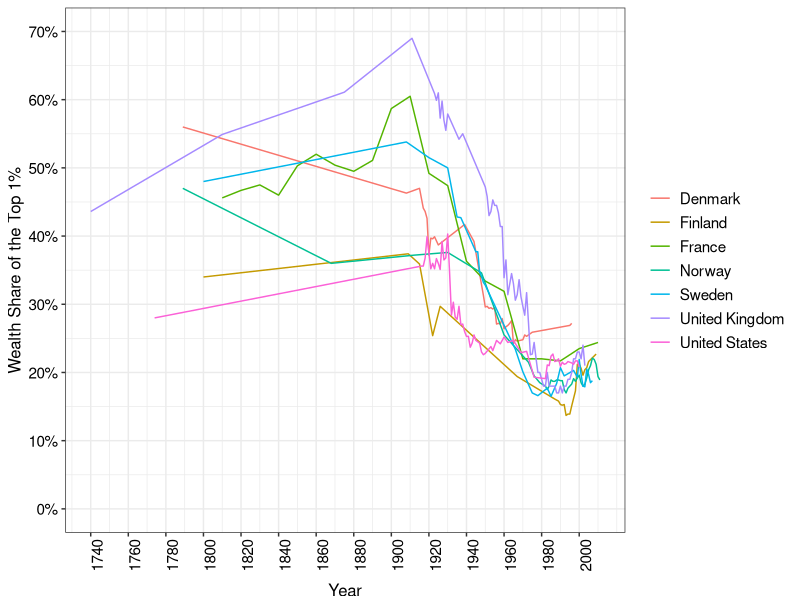
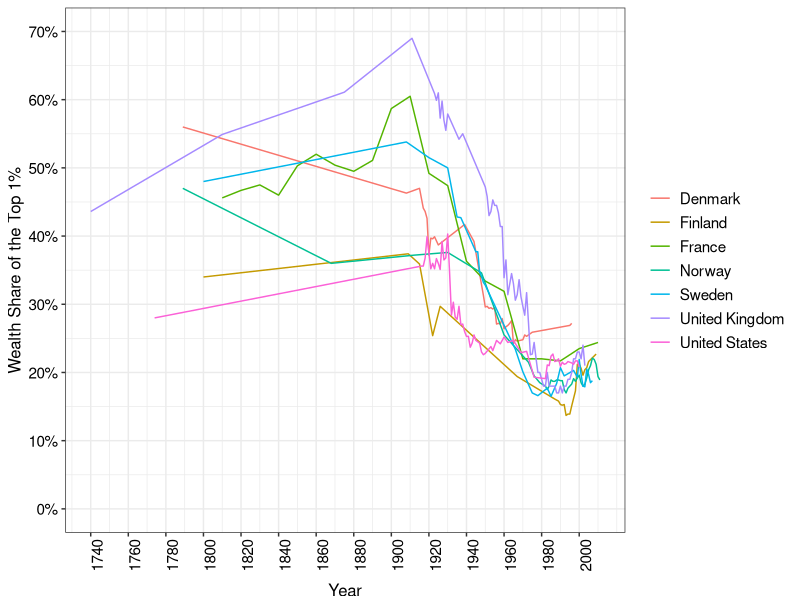

These figures' R source, in order:
require(shape)
library(tidyverse)
library(lubridate)
library(openxlsx)
library(readxl)

wealth_share <- read_excel("capitalism/top_1percent_wealth_share.xlsx")

COL <- c("#7fc97f", "#beaed4", "#fdc086", "#ffff99", "#386cb0", "#f0027f", "#bf5b17", "#666666")
COLA <- c("#e0f3db", "#99d8c9","#66c2a4","#41ae76", "#238b45", "#005824", "#f0027f")
COLB <- c("#c6dbef", "#4eb3d3", "#2b8cbe", "#0868ac","#084081", "#9e9ac8","#f0027f")
COLC <- c("#fcfbfd", "#efedf5", "#dadaeb", "#bcbddc", "#9e9ac8", "#807dba", "#6a51a3", "#54278f", "#3f007d")

#Cleaning the wealth share data. Source: CORE
wealth_share_gathered <- wealth_share %>% 
  gather(Country, Wealth_share, c("Denmark", "Finland", "France", "Norway", "Sweden", "United Kingdom", "United States") )

wealth_share1 <- wealth_share_gathered[-c(1, 69, 137, 205, 273, 341, 409), ] 

wealth_share2 <- wealth_share1 %>%
  mutate(Year = ifelse(Country == "Denmark", ...1, ifelse(Country == "Finland", ...3, ifelse(Country == "France", ...5, ifelse(Country == "Norway", ...7, ifelse(Country == "Sweden", ...9, ifelse(Country == "United Kingdom", ...11, ifelse(Country == "United States", ...13, NA))))))))

wealth_share2$Wealth_share = as.numeric(as.character(wealth_share2$Wealth_share))

wealth_share3 <- wealth_share2 %>%
  select(-c("...1", "...3", "...5", "...7", "...9", "...11", "...13")) %>%
  filter(!is.na(Year)) %>%
  mutate(wealth_share = (Wealth_share)/100)

#Plotting the data 
wealth_share_plot <- ggplot(wealth_share3, aes(x = Year, y = wealth_share, group = Country, color = Country)) +
  geom_line() + 
  ylab("Wealth Share of the Top 1%") + 
  scale_y_continuous(breaks = seq(0, 0.7, by = 0.1), labels = scales::percent_format(accuracy = 1), limits = c(0,0.7)) +
  scale_x_continuous(breaks = seq(1740, 2010, by = 20)) +
  theme_bw() + 
  theme(legend.position="right", 
        legend.title=element_blank(), 
        axis.title.y = element_text(size = 12, vjust = 1),
        legend.text=element_text(size=11),
        axis.text.x = element_text(size = 11, angle = 90, color = "black"),
        axis.text.y = element_text(size = 11, color = "black"),  
        axis.title.x = element_text(size = 12, vjust = -1)) 


print(wealth_share_plot)

#Save plot to PDF
ggsave(wealth_share_plot, filename = "wealth_share_top_1percent.pdf", 
       path = "capitalism",
       width = 9, height = 7, units = "in")


dev.off()
